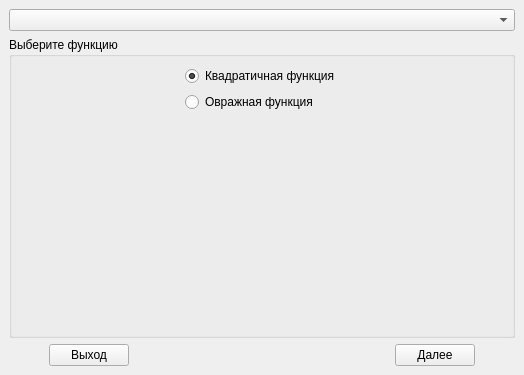
<?xml version="1.0" encoding="UTF-8"?>
<ui version="4.0">
 <class>Main</class>
 <widget class="QStackedWidget" name="Main">
  <property name="geometry">
   <rect>
    <x>0</x>
    <y>0</y>
    <width>524</width>
    <height>375</height>
   </rect>
  </property>
  <property name="windowTitle">
   <string>StackedWidget</string>
  </property>
  <property name="currentIndex">
   <number>0</number>
  </property>
  <widget class="QWidget" name="selectType">
   <layout class="QGridLayout" name="gridLayout_2">
    <item row="0" column="0">
     <widget class="QComboBox" name="choiceMethods"/>
    </item>
    <item row="1" column="0">
     <widget class="QGroupBox" name="functions">
      <property name="title">
       <string>Выберите функцию</string>
      </property>
      <layout class="QVBoxLayout" name="verticalLayout_2">
       <item>
        <layout class="QHBoxLayout" name="horizontalLayout_2">
         <item>
          <spacer name="horizontalSpacer_4">
           <property name="orientation">
            <enum>Qt::Horizontal</enum>
           </property>
           <property name="sizeHint" stdset="0">
            <size>
             <width>40</width>
             <height>20</height>
            </size>
           </property>
          </spacer>
         </item>
         <item>
          <layout class="QVBoxLayout" name="verticalLayout">
           <item>
            <widget class="QRadioButton" name="quadFunction">
             <property name="text">
              <string>Квадратичная функция</string>
             </property>
             <property name="checked">
              <bool>true</bool>
             </property>
            </widget>
           </item>
           <item>
            <widget class="QRadioButton" name="ravinFunction">
             <property name="text">
              <string>Овражная функция</string>
             </property>
            </widget>
           </item>
          </layout>
         </item>
         <item>
          <spacer name="horizontalSpacer_5">
           <property name="orientation">
            <enum>Qt::Horizontal</enum>
           </property>
           <property name="sizeHint" stdset="0">
            <size>
             <width>40</width>
             <height>20</height>
            </size>
           </property>
          </spacer>
         </item>
        </layout>
       </item>
       <item>
        <spacer name="verticalSpacer">
         <property name="orientation">
          <enum>Qt::Vertical</enum>
         </property>
         <property name="sizeHint" stdset="0">
          <size>
           <width>20</width>
           <height>202</height>
          </size>
         </property>
        </spacer>
       </item>
      </layout>
     </widget>
    </item>
    <item row="2" column="0">
     <layout class="QHBoxLayout" name="horizontalLayout" stretch="0,0,1,0,0">
      <item>
       <spacer name="horizontalSpacer">
        <property name="orientation">
         <enum>Qt::Horizontal</enum>
        </property>
        <property name="sizeHint" stdset="0">
         <size>
          <width>40</width>
          <height>20</height>
         </size>
        </property>
       </spacer>
      </item>
      <item>
       <widget class="QPushButton" name="exit_button">
        <property name="text">
         <string>Выход</string>
        </property>
       </widget>
      </item>
      <item>
       <spacer name="horizontalSpacer_2">
        <property name="orientation">
         <enum>Qt::Horizontal</enum>
        </property>
        <property name="sizeHint" stdset="0">
         <size>
          <width>40</width>
          <height>20</height>
         </size>
        </property>
       </spacer>
      </item>
      <item>
       <widget class="QPushButton" name="next_button">
        <property name="text">
         <string>Далее</string>
        </property>
       </widget>
      </item>
      <item>
       <spacer name="horizontalSpacer_3">
        <property name="orientation">
         <enum>Qt::Horizontal</enum>
        </property>
        <property name="sizeHint" stdset="0">
         <size>
          <width>40</width>
          <height>20</height>
         </size>
        </property>
       </spacer>
      </item>
     </layout>
    </item>
   </layout>
  </widget>
  <widget class="QWidget" name="selectVar">
   <layout class="QGridLayout" name="gridLayout_4">
    <item row="0" column="0" colspan="2">
     <layout class="QHBoxLayout" name="horizontalLayout_4" stretch="0,1">
      <item>
       <widget class="QLabel" name="label">
        <property name="text">
         <string>Выберите вариант:</string>
        </property>
       </widget>
      </item>
      <item>
       <widget class="QComboBox" name="comboBox"/>
      </item>
     </layout>
    </item>
    <item row="1" column="0">
     <widget class="QGroupBox" name="quadKoef">
      <property name="title">
       <string>Коэффициенты</string>
      </property>
      <layout class="QVBoxLayout" name="verticalLayout_3">
       <item>
        <layout class="QGridLayout" name="gridLayout_3" columnstretch="1,6">
         <item row="0" column="0">
          <widget class="QLabel" name="label_2">
           <property name="text">
            <string>A -</string>
           </property>
          </widget>
         </item>
         <item row="0" column="1">
          <widget class="QLineEdit" name="a">
           <property name="enabled">
            <bool>false</bool>
           </property>
           <property name="text">
            <string/>
           </property>
          </widget>
         </item>
         <item row="1" column="0">
          <widget class="QLabel" name="label_3">
           <property name="text">
            <string>B -</string>
           </property>
          </widget>
         </item>
         <item row="1" column="1">
          <widget class="QLineEdit" name="b">
           <property name="enabled">
            <bool>false</bool>
           </property>
           <property name="text">
            <string/>
           </property>
          </widget>
         </item>
         <item row="2" column="0">
          <widget class="QLabel" name="label_4">
           <property name="text">
            <string>C -</string>
           </property>
          </widget>
         </item>
         <item row="2" column="1">
          <widget class="QLineEdit" name="c">
           <property name="enabled">
            <bool>false</bool>
           </property>
           <property name="text">
            <string/>
           </property>
          </widget>
         </item>
         <item row="3" column="0">
          <widget class="QLabel" name="label_5">
           <property name="text">
            <string>D -</string>
           </property>
          </widget>
         </item>
         <item row="3" column="1">
          <widget class="QLineEdit" name="d">
           <property name="enabled">
            <bool>false</bool>
           </property>
           <property name="text">
            <string/>
           </property>
          </widget>
         </item>
         <item row="4" column="0">
          <widget class="QLabel" name="label_6">
           <property name="text">
            <string>E -</string>
           </property>
          </widget>
         </item>
         <item row="4" column="1">
          <widget class="QLineEdit" name="e">
           <property name="enabled">
            <bool>false</bool>
           </property>
           <property name="text">
            <string/>
           </property>
          </widget>
         </item>
         <item row="5" column="0">
          <widget class="QLabel" name="label_7">
           <property name="text">
            <string>F -</string>
           </property>
          </widget>
         </item>
         <item row="5" column="1">
          <widget class="QLineEdit" name="f">
           <property name="enabled">
            <bool>false</bool>
           </property>
           <property name="text">
            <string/>
           </property>
          </widget>
         </item>
         <item row="6" column="0">
          <widget class="QLabel" name="label_8">
           <property name="text">
            <string>G -</string>
           </property>
          </widget>
         </item>
         <item row="6" column="1">
          <widget class="QLineEdit" name="g">
           <property name="enabled">
            <bool>false</bool>
           </property>
           <property name="text">
            <string/>
           </property>
          </widget>
         </item>
        </layout>
       </item>
       <item>
        <spacer name="verticalSpacer_2">
         <property name="orientation">
          <enum>Qt::Vertical</enum>
         </property>
         <property name="sizeHint" stdset="0">
          <size>
           <width>20</width>
           <height>40</height>
          </size>
         </property>
        </spacer>
       </item>
      </layout>
     </widget>
    </item>
    <item row="1" column="1">
     <widget class="QGroupBox" name="quadSimpleCon">
      <property name="title">
       <string>Начальные условия</string>
      </property>
      <layout class="QVBoxLayout" name="verticalLayout_4">
       <item>
        <layout class="QGridLayout" name="gridLayout" columnstretch="1,5">
         <item row="0" column="0">
          <widget class="QLabel" name="label_9">
           <property name="text">
            <string>точность -</string>
           </property>
          </widget>
         </item>
         <item row="0" column="1">
          <widget class="QLineEdit" name="accuracy">
           <property name="enabled">
            <bool>false</bool>
           </property>
           <property name="text">
            <string/>
           </property>
          </widget>
         </item>
         <item row="1" column="0">
          <widget class="QLabel" name="label_10">
           <property name="text">
            <string>шаг по х1 -</string>
           </property>
          </widget>
         </item>
         <item row="1" column="1">
          <widget class="QLineEdit" name="stepx1">
           <property name="enabled">
            <bool>false</bool>
           </property>
           <property name="text">
            <string/>
           </property>
          </widget>
         </item>
         <item row="2" column="0">
          <widget class="QLabel" name="label_11">
           <property name="text">
            <string>шаг по х2 -</string>
           </property>
          </widget>
         </item>
         <item row="2" column="1">
          <widget class="QLineEdit" name="stepx2">
           <property name="enabled">
            <bool>false</bool>
           </property>
           <property name="text">
            <string/>
           </property>
          </widget>
         </item>
         <item row="3" column="0">
          <widget class="QLabel" name="label_12">
           <property name="text">
            <string>измен. шага -</string>
           </property>
          </widget>
         </item>
         <item row="3" column="1">
          <widget class="QLineEdit" name="stepChange">
           <property name="enabled">
            <bool>false</bool>
           </property>
           <property name="text">
            <string/>
           </property>
          </widget>
         </item>
         <item row="4" column="0">
          <widget class="QLabel" name="label_13">
           <property name="text">
            <string>х1 -</string>
           </property>
          </widget>
         </item>
         <item row="4" column="1">
          <widget class="QLineEdit" name="x1">
           <property name="enabled">
            <bool>false</bool>
           </property>
           <property name="text">
            <string/>
           </property>
          </widget>
         </item>
         <item row="5" column="0">
          <widget class="QLabel" name="label_14">
           <property name="text">
            <string>х2 -</string>
           </property>
          </widget>
         </item>
         <item row="5" column="1">
          <widget class="QLineEdit" name="x2">
           <property name="enabled">
            <bool>false</bool>
           </property>
           <property name="text">
            <string/>
           </property>
          </widget>
         </item>
        </layout>
       </item>
       <item>
        <spacer name="verticalSpacer_3">
         <property name="orientation">
          <enum>Qt::Vertical</enum>
         </property>
         <property name="sizeHint" stdset="0">
          <size>
           <width>20</width>
           <height>60</height>
          </size>
         </property>
        </spacer>
       </item>
      </layout>
     </widget>
    </item>
    <item row="2" column="0" colspan="2">
     <layout class="QHBoxLayout" name="horizontalLayout_3" stretch="0,0,1,0,0">
      <item>
       <spacer name="horizontalSpacer_6">
        <property name="orientation">
         <enum>Qt::Horizontal</enum>
        </property>
        <property name="sizeHint" stdset="0">
         <size>
          <width>40</width>
          <height>20</height>
         </size>
        </property>
       </spacer>
      </item>
      <item>
       <widget class="QPushButton" name="back_button">
        <property name="text">
         <string>Назад</string>
        </property>
       </widget>
      </item>
      <item>
       <spacer name="horizontalSpacer_7">
        <property name="orientation">
         <enum>Qt::Horizontal</enum>
        </property>
        <property name="sizeHint" stdset="0">
         <size>
          <width>40</width>
          <height>20</height>
         </size>
        </property>
       </spacer>
      </item>
      <item>
       <widget class="QPushButton" name="next_button_2">
        <property name="text">
         <string>Далее</string>
        </property>
       </widget>
      </item>
      <item>
       <spacer name="horizontalSpacer_8">
        <property name="orientation">
         <enum>Qt::Horizontal</enum>
        </property>
        <property name="sizeHint" stdset="0">
         <size>
          <width>40</width>
          <height>20</height>
         </size>
        </property>
       </spacer>
      </item>
     </layout>
    </item>
   </layout>
  </widget>
 </widget>
 <resources/>
 <connections>
  <connection>
   <sender>next_button</sender>
   <signal>clicked()</signal>
   <receiver>selectVar</receiver>
   <slot>setFocus()</slot>
   <hints>
    <hint type="sourcelabel">
     <x>424</x>
     <y>343</y>
    </hint>
    <hint type="destinationlabel">
     <x>327</x>
     <y>242</y>
    </hint>
   </hints>
  </connection>
  <connection>
   <sender>exit_button</sender>
   <signal>clicked()</signal>
   <receiver>Main</receiver>
   <slot>close()</slot>
   <hints>
    <hint type="sourcelabel">
     <x>77</x>
     <y>343</y>
    </hint>
    <hint type="destinationlabel">
     <x>29</x>
     <y>300</y>
    </hint>
   </hints>
  </connection>
 </connections>
</ui>
